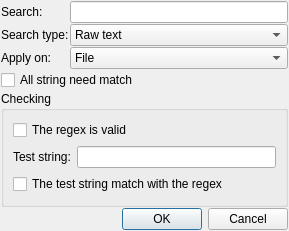
<?xml version="1.0" encoding="UTF-8"?>
<ui version="4.0">
 <class>FilterRules</class>
 <widget class="QDialog" name="FilterRules">
  <property name="windowModality">
   <enum>Qt::WindowModal</enum>
  </property>
  <property name="geometry">
   <rect>
    <x>0</x>
    <y>0</y>
    <width>289</width>
    <height>231</height>
   </rect>
  </property>
  <property name="windowTitle">
   <string>Filters dialog</string>
  </property>
  <property name="windowIcon">
   <iconset resource="resources.qrc">
    <normaloff>:/resources/filter.png</normaloff>:/resources/filter.png</iconset>
  </property>
  <layout class="QGridLayout" name="gridLayout_2">
   <property name="margin">
    <number>1</number>
   </property>
   <property name="spacing">
    <number>1</number>
   </property>
   <item row="0" column="0">
    <widget class="QLabel" name="label">
     <property name="text">
      <string>Search:</string>
     </property>
    </widget>
   </item>
   <item row="0" column="1">
    <widget class="QLineEdit" name="search"/>
   </item>
   <item row="1" column="0">
    <widget class="QLabel" name="label_3">
     <property name="text">
      <string>Search type:</string>
     </property>
    </widget>
   </item>
   <item row="1" column="1">
    <widget class="QComboBox" name="search_type">
     <item>
      <property name="text">
       <string>Raw text</string>
      </property>
     </item>
     <item>
      <property name="text">
       <string>Simplified regex</string>
      </property>
     </item>
     <item>
      <property name="text">
       <string>Perl's regex</string>
      </property>
     </item>
    </widget>
   </item>
   <item row="2" column="0">
    <widget class="QLabel" name="label_2">
     <property name="text">
      <string>Apply on:</string>
     </property>
    </widget>
   </item>
   <item row="2" column="1">
    <widget class="QComboBox" name="apply_on">
     <item>
      <property name="text">
       <string>File</string>
      </property>
     </item>
     <item>
      <property name="text">
       <string>Folder</string>
      </property>
     </item>
     <item>
      <property name="text">
       <string>File and folder</string>
      </property>
     </item>
    </widget>
   </item>
   <item row="3" column="0" colspan="2">
    <widget class="QCheckBox" name="need_match_all">
     <property name="text">
      <string>All string need match</string>
     </property>
    </widget>
   </item>
   <item row="4" column="0" colspan="2">
    <widget class="QGroupBox" name="groupBoxChecking">
     <property name="title">
      <string>Checking</string>
     </property>
     <layout class="QGridLayout" name="gridLayout">
      <item row="0" column="0" colspan="2">
       <widget class="QCheckBox" name="isValid">
        <property name="text">
         <string>The regex is valid</string>
        </property>
       </widget>
      </item>
      <item row="1" column="0">
       <widget class="QLabel" name="label_test_string">
        <property name="text">
         <string>Test string:</string>
        </property>
       </widget>
      </item>
      <item row="1" column="1">
       <widget class="QLineEdit" name="testString"/>
      </item>
      <item row="2" column="0" colspan="2">
       <widget class="QCheckBox" name="matched">
        <property name="text">
         <string>The test string match with the regex</string>
        </property>
       </widget>
      </item>
     </layout>
    </widget>
   </item>
   <item row="5" column="0" colspan="2">
    <layout class="QHBoxLayout" name="horizontalLayout">
     <item>
      <spacer name="horizontalSpacer">
       <property name="orientation">
        <enum>Qt::Horizontal</enum>
       </property>
       <property name="sizeHint" stdset="0">
        <size>
         <width>68</width>
         <height>20</height>
        </size>
       </property>
      </spacer>
     </item>
     <item>
      <widget class="QDialogButtonBox" name="buttonBox">
       <property name="standardButtons">
        <set>QDialogButtonBox::Cancel|QDialogButtonBox::Ok</set>
       </property>
      </widget>
     </item>
    </layout>
   </item>
  </layout>
 </widget>
 <resources>
  <include location="resources.qrc"/>
 </resources>
 <connections/>
</ui>
